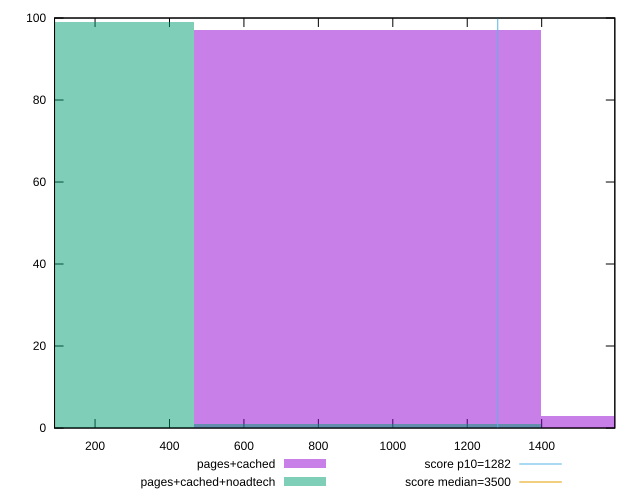

Recreate this plot in gnuplot.
reset

$pagesCached <<EOF
931.989277562471 97
1863.978555124942 3
EOF

$pagesCachedNoadtech <<EOF
0 99
931.989277562471 1
EOF

set key outside below
set boxwidth 931.989277562471
set xrange [91.132:1596.5439999999992]
set yrange [0:100]
set trange [0:100]
set style fill transparent solid 0.5 noborder

set parametric
set terminal svg size 640, 500 enhanced background rgb 'white'
set output "report_00017_2021-02-10T15-08-03.406Z/bootup-time/comparison/histogram/1_vs_2.svg"

plot $pagesCached title "pages+cached" with boxes, \
     $pagesCachedNoadtech title "pages+cached+noadtech" with boxes, \
     1282,t title "score p10=1282", \
     3500,t title "score median=3500"

reset
